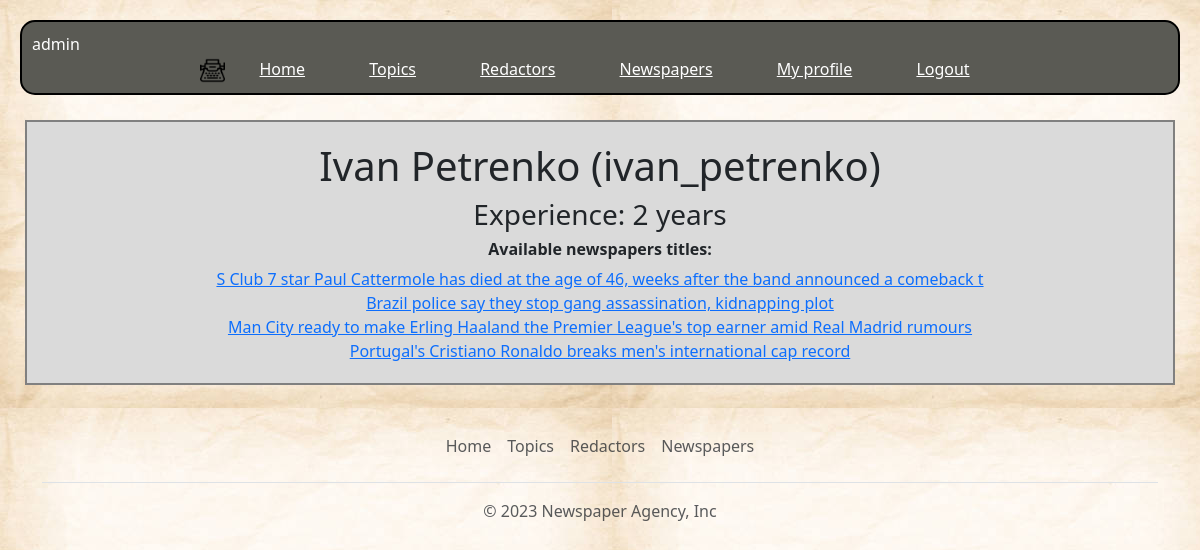
The page /redactors/2 (signed in) on the database its author committed.
### catalog/models.py (models this page shows, shortened)
class Redactor(AbstractUser):
    years_of_experience = models.IntegerField(null=True, blank=True)
    class Meta:
        verbose_name = "Redactor"
        verbose_name_plural = "Redactors"
        ordering = ["username"]

class Newspaper(models.Model):
    title = models.CharField(max_length=100)
    content = models.TextField()
    published_date = models.DateField(null=True)
    topic = models.ForeignKey(
        Topic,
        on_delete=models.CASCADE,
    )
    redactors = models.ManyToManyField(settings.AUTH_USER_MODEL, related_name="newspapers")
    def get_absolute_url(self):
        return reverse("catalog:newspaper-detail", args=[str(self.id)])
    class Meta:
        ordering = ["-published_date"]

### catalog/views.py (the view)
class RedactorDetailView(LoginRequiredMixin, generic.DetailView):
    model = Redactor

### templates/catalog/redactor_detail.html
{% extends "base.html" %}
{% block content %}
  <div class="content-details">
   <h1>{{ redactor.first_name }} {{ redactor.last_name }} ({{ redactor.username }})</h1>
    <h3>Experience: {{ redactor.years_of_experience}} years</h3>
    <h6><strong>Available newspapers titles:</strong></h6>
    {% for newspaper in redactor.newspapers.all %}
        <li>
          <a href="{{ newspaper.get_absolute_url }}"> {{ newspaper.title }}</a>
        </li>
    {% endfor %}
  </div>
{% endblock %}

### templates/includes/topbar.html
{% load static %}
<div class="topnav">
  <li style="height: 25px; width: 25px; color: white">{{ user.username }}</li>
  <img src="{% static 'images/favicon.png' %}" alt="" style="height: 25px; width: 25px" class="float-left">
  <a href="{% url 'catalog:index' %}" class="nav-element">Home</a>
  <a href="{% url 'catalog:topic-list' %}" class="nav-element">Topics</a>
  <a href="{% url 'catalog:redactor-list' %}" class="nav-element">Redactors</a>
  <a href="{% url 'catalog:newspaper-list' %}" class="nav-element">Newspapers</a>
  {% if user.is_authenticated  %}
    <a href="{% url 'catalog:redactor-detail' pk=user.id %}" class="nav-element">My profile</a>
    <a href="{% url 'logout' %}" class="nav-element">Logout</a>
  {% else %}
    <a href="{% url 'login' %}" class="nav-element">Log in</a>
  {% endif %}
</div>

### static/css/styles.css (style rules this page uses)
body { margin-top: 20px; background-image: url('/static/images/background.png'); }
.topnav { text-align: center; background-color: #5a5a54; margin: 20px; padding: 10px; border-radius: 15px; border: 2px solid #000000; list-style-type: none; }
.nav-element { text-align: center; margin: 30px; color: white; }
.content-details { margin: 20px; list-style-type: none; }

### rows shown on the page
Redactor: username "admin"
Redactor: first_name "Ivan", last_name "Petrenko", username "ivan_petrenko", years_of_experience "2"
Newspaper: title "S Club 7 star Paul Cattermole has died at the age of 46, weeks after the band announced a comeback t"
Newspaper: title "Brazil police say they stop gang assassination, kidnapping plot"
Newspaper: title "Man City ready to make Erling Haaland the Premier League's top earner amid Real Madrid rumours"
Newspaper: title "Portugal's Cristiano Ronaldo breaks men's international cap record"
